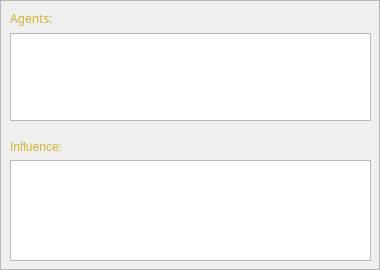
         <widget class="QFrame" name="frame">
          <property name="geometry">
           <rect>
            <x>10</x>
            <y>63</y>
            <width>380</width>
            <height>270</height>
           </rect>
          </property>
          <property name="sizePolicy">
           <sizepolicy hsizetype="Fixed" vsizetype="Fixed">
            <horstretch>0</horstretch>
            <verstretch>0</verstretch>
           </sizepolicy>
          </property>
          <property name="minimumSize">
           <size>
            <width>0</width>
            <height>270</height>
           </size>
          </property>
          <property name="maximumSize">
           <size>
            <width>16777215</width>
            <height>300</height>
           </size>
          </property>
          <property name="font">
           <font>
            <kerning>true</kerning>
           </font>
          </property>
          <property name="frameShape">
           <enum>QFrame::StyledPanel</enum>
          </property>
          <property name="frameShadow">
           <enum>QFrame::Raised</enum>
          </property>
          <widget class="QWidget" name="layoutWidget">
           <property name="geometry">
            <rect>
             <x>10</x>
             <y>140</y>
             <width>361</width>
             <height>121</height>
            </rect>
           </property>
           <layout class="QVBoxLayout" name="verticalLayout_5">
            <item>
             <widget class="QLabel" name="influenceText">
              <property name="minimumSize">
               <size>
                <width>0</width>
                <height>0</height>
               </size>
              </property>
              <property name="palette">
               <palette>
                <active>
                 <colorrole role="WindowText">
                  <brush brushstyle="SolidPattern">
                   <color alpha="255">
                    <red>209</red>
                    <green>180</green>
                    <blue>39</blue>
                   </color>
                  </brush>
                 </colorrole>
                </active>
                <inactive>
                 <colorrole role="WindowText">
                  <brush brushstyle="SolidPattern">
                   <color alpha="255">
                    <red>209</red>
                    <green>180</green>
                    <blue>39</blue>
                   </color>
                  </brush>
                 </colorrole>
                </inactive>
                <disabled>
                 <colorrole role="WindowText">
                  <brush brushstyle="SolidPattern">
                   <color alpha="255">
                    <red>98</red>
                    <green>80</green>
                    <blue>0</blue>
                   </color>
                  </brush>
                 </colorrole>
                </disabled>
               </palette>
              </property>
              <property name="layoutDirection">
               <enum>Qt::LeftToRight</enum>
              </property>
              <property name="lineWidth">
               <number>1</number>
              </property>
              <property name="text">
               <string>Influence:</string>
              </property>
              <property name="alignment">
               <set>Qt::AlignLeading|Qt::AlignLeft|Qt::AlignVCenter</set>
              </property>
             </widget>
            </item>
            <item>
             <widget class="QListWidget" name="influenceList">
              <property name="minimumSize">
               <size>
                <width>0</width>
                <height>0</height>
               </size>
              </property>
              <property name="wordWrap">
               <bool>false</bool>
              </property>
             </widget>
            </item>
           </layout>
          </widget>
          <widget class="QWidget" name="layoutWidget">
           <property name="geometry">
            <rect>
             <x>10</x>
             <y>10</y>
             <width>361</width>
             <height>111</height>
            </rect>
           </property>
           <layout class="QVBoxLayout" name="verticalLayout_4">
            <item>
             <widget class="QLabel" name="agentsLabel">
              <property name="palette">
               <palette>
                <active>
                 <colorrole role="WindowText">
                  <brush brushstyle="SolidPattern">
                   <color alpha="255">
                    <red>209</red>
                    <green>180</green>
                    <blue>39</blue>
                   </color>
                  </brush>
                 </colorrole>
                </active>
                <inactive>
                 <colorrole role="WindowText">
                  <brush brushstyle="SolidPattern">
                   <color alpha="255">
                    <red>209</red>
                    <green>180</green>
                    <blue>39</blue>
                   </color>
                  </brush>
                 </colorrole>
                </inactive>
                <disabled>
                 <colorrole role="WindowText">
                  <brush brushstyle="SolidPattern">
                   <color alpha="255">
                    <red>98</red>
                    <green>80</green>
                    <blue>0</blue>
                   </color>
                  </brush>
                 </colorrole>
                </disabled>
               </palette>
              </property>
              <property name="font">
               <font>
                <family>Console</family>
                <kerning>true</kerning>
               </font>
              </property>
              <property name="text">
               <string>Agents:</string>
              </property>
              <property name="alignment">
               <set>Qt::AlignLeading|Qt::AlignLeft|Qt::AlignVCenter</set>
              </property>
             </widget>
            </item>
            <item>
             <widget class="QListWidget" name="agentListWidget">
              <property name="minimumSize">
               <size>
                <width>0</width>
                <height>0</height>
               </size>
              </property>
              <property name="maximumSize">
               <size>
                <width>16777215</width>
                <height>200</height>
               </size>
              </property>
             </widget>
            </item>
           </layout>
          </widget>
         </widget>
